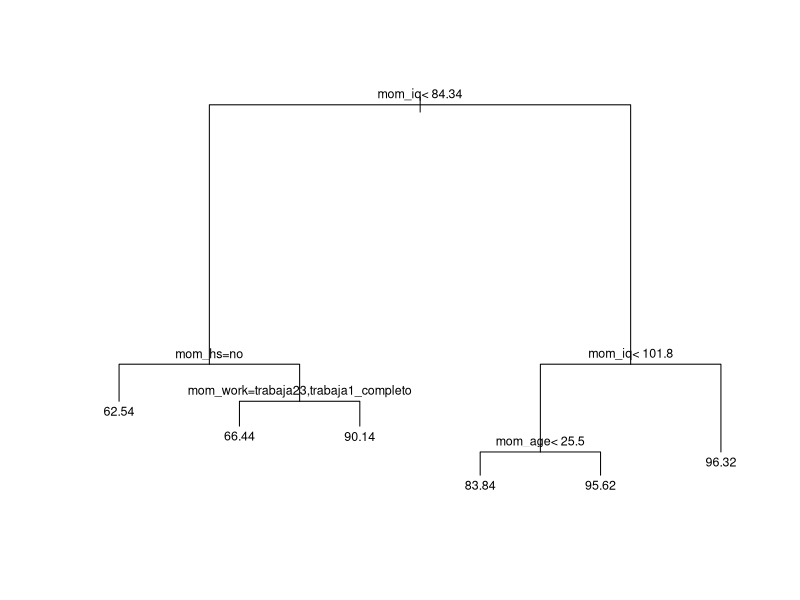
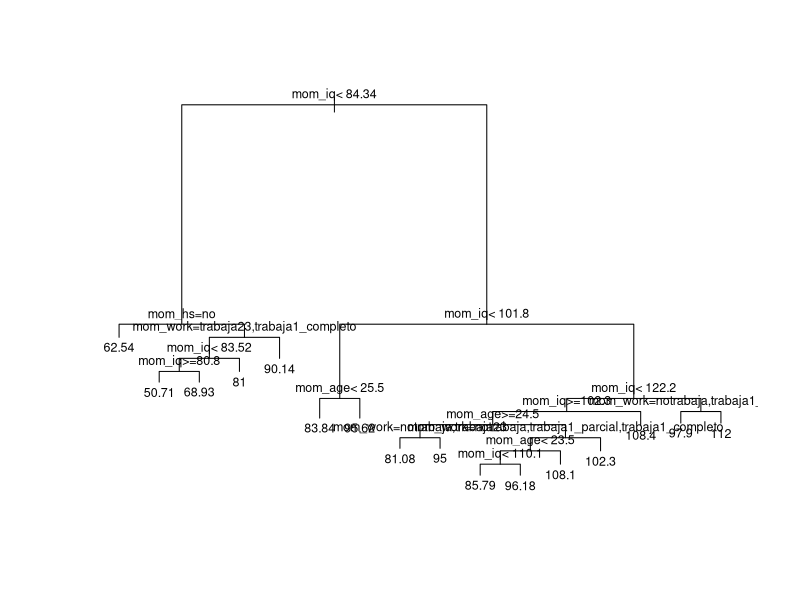
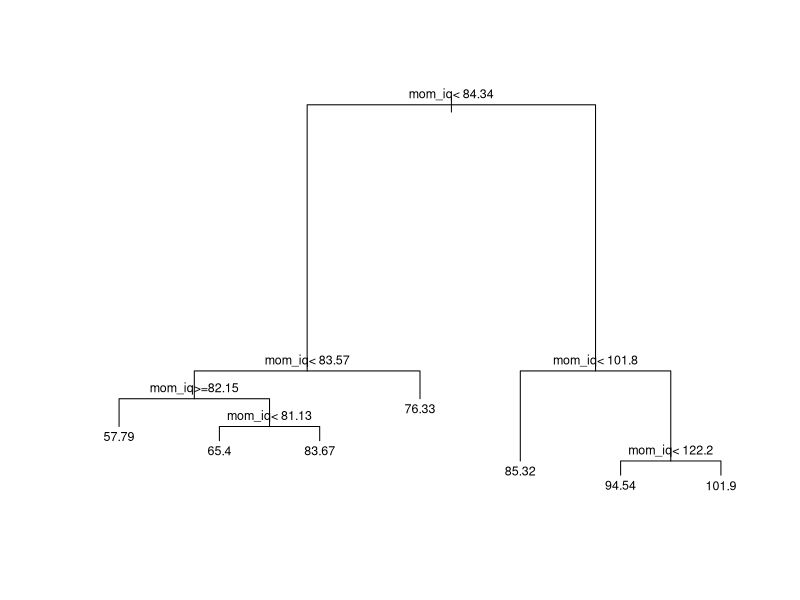
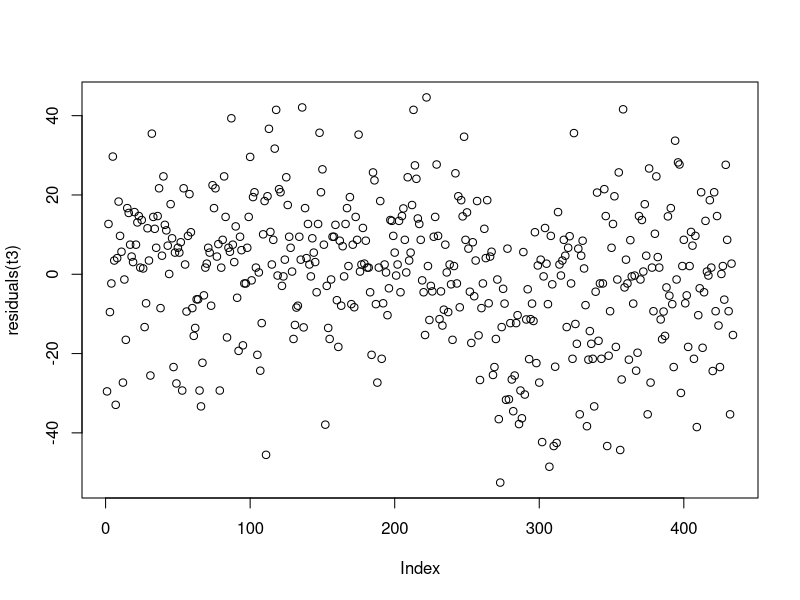
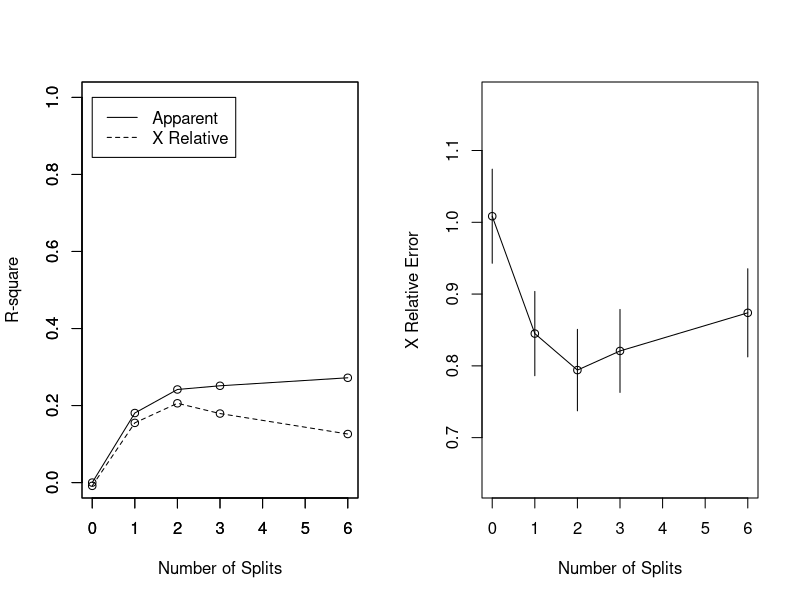
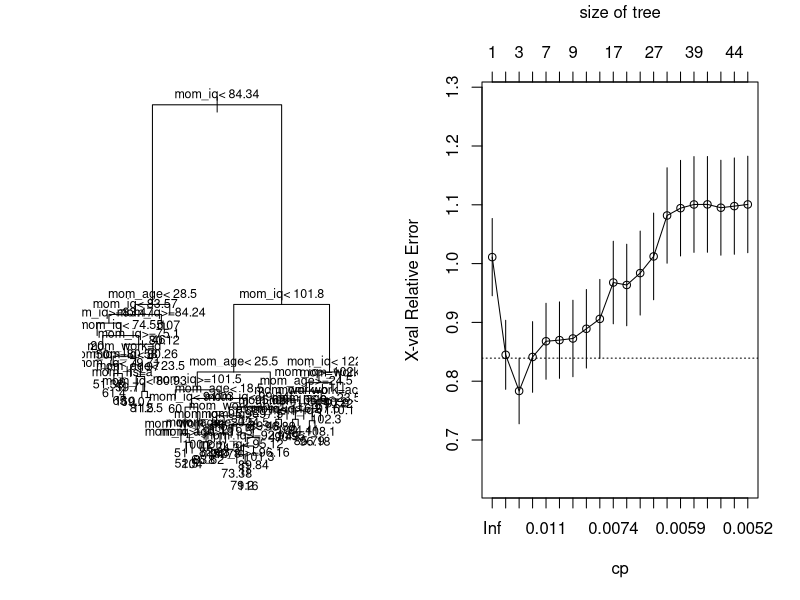
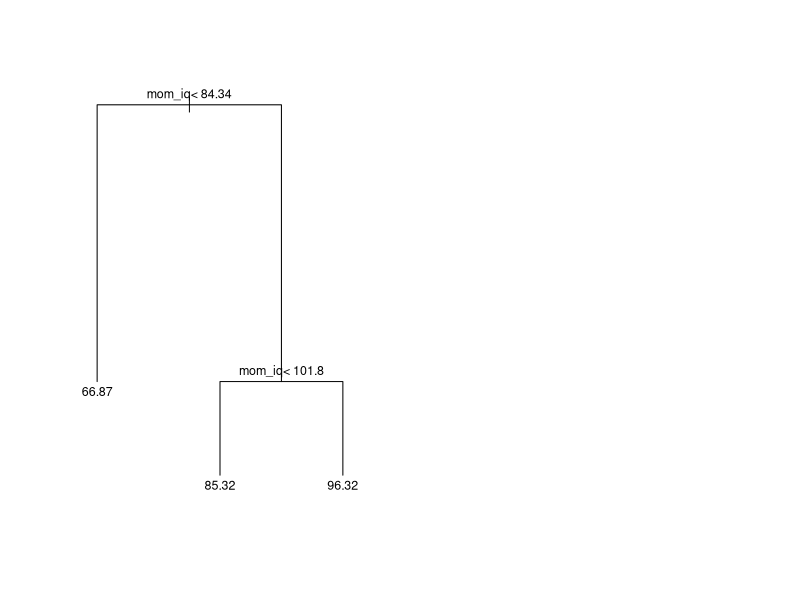

The R source for these figures, in order:
## ---- chunk 1
library(rpart)
d = read.csv('datos/kidiq.csv')
d$mom_hs = factor(d$mom_hs, labels = c("no", "si"))
d$mom_work = factor(d$mom_work, labels = c("notrabaja", "trabaja23", "trabaja1_parcial", "trabaja1_completo"))
## ---- chunk 2
# method = "anova" para modelos de regresion
t1 = rpart(kid_score ~ ., data = d, method = "anova")
## ---- chunk 3
plot(t1, margin = 0.02)
text(t1, cex = 0.75, pretty = 0)
## ---- chunk 4
print(t1)
## ---- chunk 5
t2 = rpart(kid_score ~ ., data = d, method = "anova",
    control = rpart.control(minsplit = 10, minbucket = 5, cp = 0.007))
plot(t2, margin = 0.02)
text(t2, cex=.75, pretty = 0)
## ---- chunk 6
print(t2)
## ---- chunk 7
(118793.70 - 58829.52 - 48941.98)/180386.20
## ---- chunk 8
t3 = rpart(kid_score ~ mom_iq, data = d, method = "anova",
    control = rpart.control(minsplit = 10, minbucket = 5, cp = 0.0069))
plot(t3, margin = 0.02)
text(t3, cex=.75)
## ---- chunk 9
print(t3)
## ---- chunk 10
(48941.980 - 38970.810 - 8230.786)/180386.200
## ---- chunk 11
plot(residuals(t3))
## ---- chunk 12
par(mfrow = c(1,2))
rsq.rpart(t3)
## ---- chunk 13
t4 = rpart(kid_score ~ ., data = d, method = "anova",
    control = rpart.control(minsplit = 2, cp = 0.005))
plot(t4, margin = 0.02)
text(t4, cex=.75)
## ---- chunk 14
t4_printcp = printcp(t4) # lo guardamos en una variable para utilizarlo despues
## ---- chunk 15
plotcp(t4)
## ---- chunk 16
(t4_cp = t4_printcp[3,"CP"])
## ---- chunk 17
t4_prune = prune(t4, cp = t4_cp)
plot(t4_prune, margin = 0.02)
text(t4_prune, cex=.75)
## ---- chunk 18
xp = data.frame(mom_iq = 95, mom_age = 30, mom_hs = "si", 
                mom_work = "notrabaja")
predict(t4_prune, newdata = xp)
